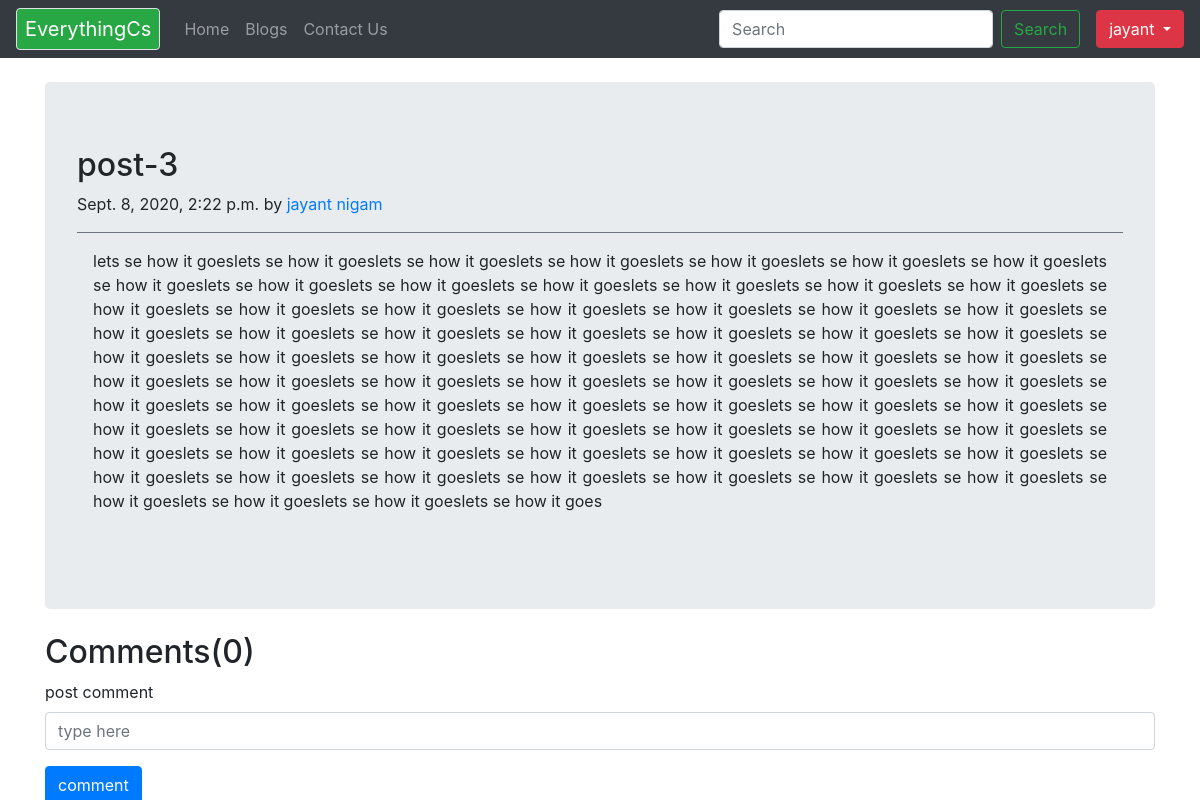
/blog/post-3 (signed in), run on an earlier commit of the app's database.
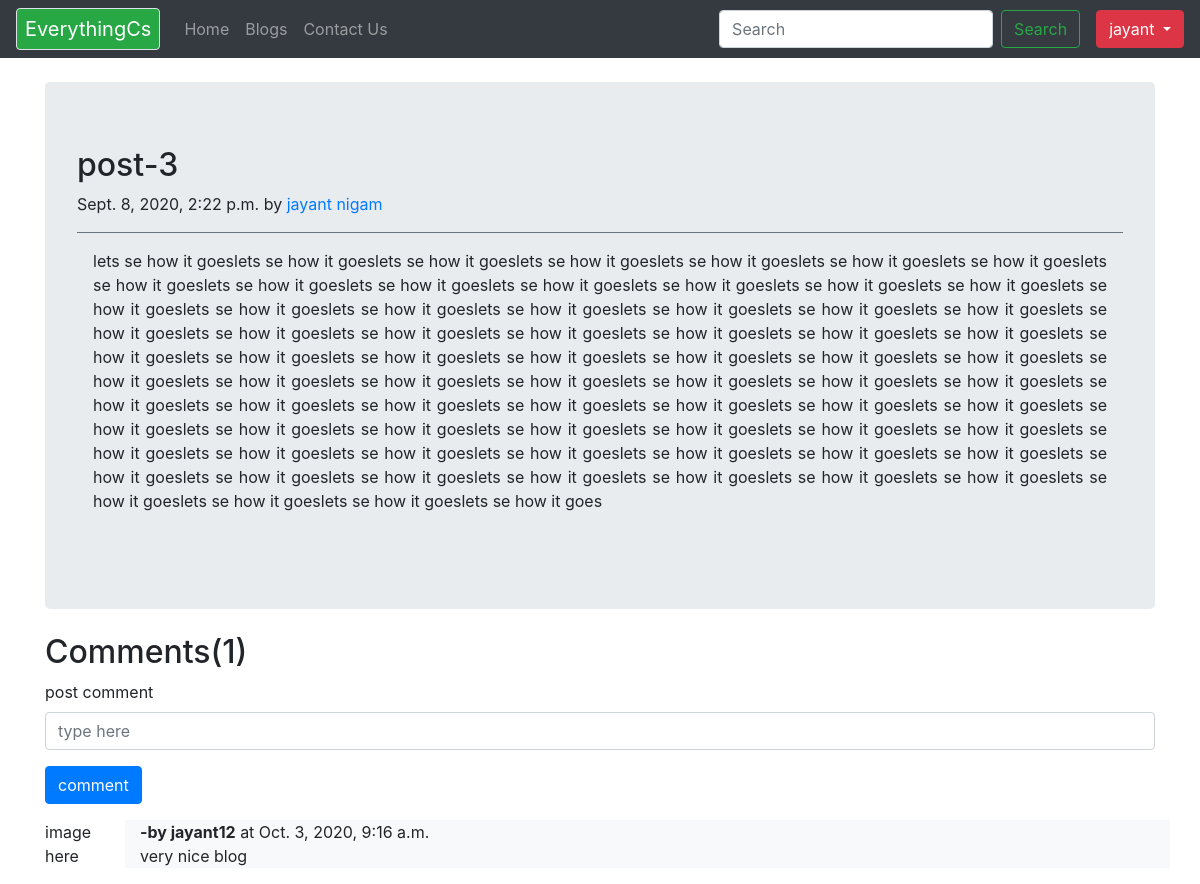
And on a later commit of the database.
### blog/models.py (models this page shows, shortened)
class BlogComment(models.Model):
    sno = models.AutoField(primary_key=True)
    comment = models.TextField()
    user = models.ForeignKey(User, on_delete=models.CASCADE)
    post = models.ForeignKey(Post, on_delete=models.CASCADE)
    parent = models.ForeignKey('self', on_delete=models.CASCADE, null=True)
    timestamp = models.DateTimeField(auto_now_add=True)
    class Meta:
        ordering = ['-timestamp']

### blog/views.py (the view)
# urls.py: path('<str:slug>', views.blogPost, name='blogpost'),
def blogPost(request, slug):
    post = Post.objects.filter(slug=slug).first()
    comments = BlogComment.objects.filter(post=post)
    print(request.user)
    context = {'post': post, 'comments': comments, 'user': request.user}
    return render(request, 'blog/blogPost.html', context)

### templates/blog/blogPost.html (shortened to what this page needs)
{% extends 'base.html' %}
{% block body %}
<div class="container ">
  <div class="jumbotron my-4 ">
    <div class="blog-post">
      <h2 class="blog-post-title">{{post.title}}</h2>
      <p class="blog-post-meta">{{post.timeStamp}} by <a href="#">{{post.author}}</a></p>
      <div class="post-content border-top border-secondary p-3 text-justify">
         <p>{{post.content}}</p>
      </div>
    </div>
  </div>
</div>
<div>
  <div class="container">
  {% if user.is_authenticated %}
  <form action="/blog/postComment" method='post'>
      <form>
      <h2 class = 'my-2'>Comments({{comments.count}})</h2>
        <div class="form-group">
          <label for="exampleInputEmail1">post comment </label>
          <input type="text" class="form-control" name='comment' placeholder='type here'>
        </div>
        <button type="submit" class="btn btn-primary">comment</button>
      </form>
       {% for comment in comments %}
      <div class="row my-3">
        <div class="col-md-1">image here</div>
        <div class="col-md-11 bg-light">
        <b>-by {{comment.user.username}}</b> at {{comment.timestamp}}
        <div>
        {{comment.comment}}
        </div>
        </div>
      </div>
      {% endfor %}
  {% endif %}
  </div>
</div>
{% endblock body %}

What changed in the data, as far as the page shows it:
added BlogComment: user.username "jayant12", timestamp "Oct. 3, 2020, 9:16 a.m.", comment "very nice blog"
Also different on the page:
{{ comments.count }}: "0" → "1"
